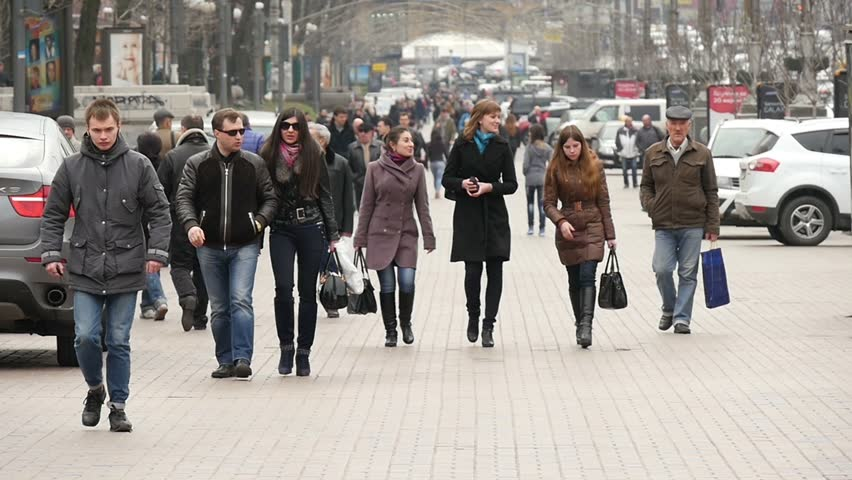
#> input picture W11/data/people01.jpg, 852 x 480 px
$ jupyter execute --allow-errors 03-hog.ipynb
#> lines starting #> are read from the running program, lines starting #| are printed output that depends on the picture
[cell 1]
import requests
from IPython.core.display import HTML
HTML(f"""
<style>
</style>
""")

# Gradient image features: Histogram of Oriented Gradients (HoG) introduction

**Overview**
This exercise introduces image gradient extraction and demonstrates how to compute Histogram of Oriented Gradients (HoG) features on a sample image. The extracted HoG features will be used in later exercises for classification.

<article class="message">
    <div class="message-body">
        <strong>List of individual tasks</strong>
        <ul style="list-style: none;">
            <li>
            <a href="#descriptor">Task 1: Calculate the HoG descriptor</a>
            </li>
            <li>
            <a href="#test1">Task 2: Reflect</a>
            </li>
            <li>
            <a href="#test">Task 3: Visualizing and understanding the HoG de…</a>
            </li>
            <li>
            <a href="#test2">Task 4: Reflect</a>
            </li>
            <li>
            <a href="#compare_images">Task 5: Comparing HoG Features</a>
            </li>
            <li>
            <a href="#compare_images1">Task 6: Evaluating HoG Features</a>
            </li>
            <li>
            <a href="#interpretation">Task 7: Interpretation/ Understanding questions</a>
            </li>
            <li>
            <a href="#interpretation1">Task 8: Interpretation/ Understanding questions</a>
            </li>
        </ul>
    </div>
</article>

The cell below loads a sample image.

[cell 2]
## load input image
import matplotlib.pyplot as plt
import numpy as np
from skimage.feature import hog
from skimage import data, exposure


fn =  "./data/people01.jpg"
image = plt.imread(fn)
#> image is the input picture: shape (480, 852, 3); mean R, G, B 152.3, 146.7, 141.6
print(image.shape)
#| (480, 852, 3)

#> (the rest of this cell did not finish here and is left out)

The following section:
- Introduces the [HoG descriptor](https://en.wikipedia.org/wiki/Histogram_of_oriented_gradients)

- Shows how to calculate a HoG featues for an image including a visualization of the HoG descriptor.

## Overview of Histogram of Oriented Gradients (HoG) Algorithm
The Histogram of Oriented Gradients (HoG) is a feature descriptor used to detect objects in images.
The function [skimage.feature.HoG](https://scikit-image.org/docs/stable/api/skimage.feature.html<elem-3>.feature.HoG)
 computes
the HoG features. It also returns the feature descriptor vector (`fd`
), in which its
size is equal to the number of: Bins $\times$ Block Columns
$\times$ Block Rows $\times$ Cells in the Block.
The process involves the following stages:
**1. Preprocessing / Smoothing:**

Initially, the image undergoes a global intensity normalization to diminish the effects of lighting. A common technique involves gamma (power-law) transformation of pixels, which can be achieved by calculating the square root or logarithm of each color channel. This stage helps in reducing the impact of local shadowing and highlights variations since the image texture strength is generally related to the local surface illumination.\\
\\
**2. Calculation of Image Gradients:**

This stage focuses on computing image gradients. The standard procedure is to either convert the image to grayscale or use the most prominent color channel.
**Info**
This step was implemented by us in the first part of the exercise. \\
\\

**3. Creation of Cells and Calculation of normalized Histograms:**

The objective is to create an encoding of local gradients. This involves partitioning the image window into smaller spatial cells. Each cell creates a histogram of image gradient orientations and performs various steps to normalize intensities and histograms. \\
**4. Compilation of Feature Vector:**

The HoG feature is constructed by concatenating the histograms for each cell into a combined vector. \\

---
**Task 1 (easy): Calculate the HoG descriptor👩‍💻**
1. Run the cell below to calculate and plot the HoG descriptor.

---

[cell 3]
# load new image
image1 = data.astronaut()[:270,100:320]
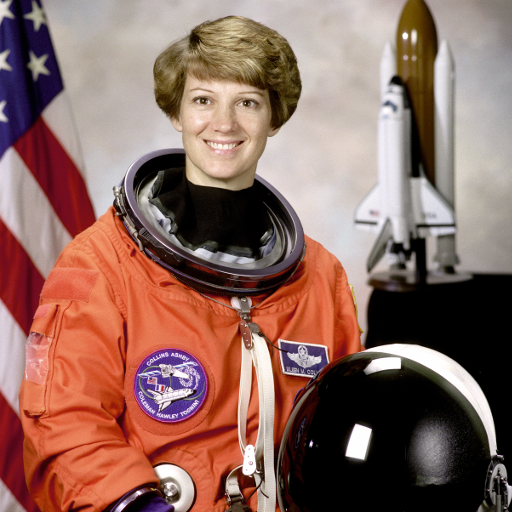
#> input picture skimage.data.astronaut(), 512 x 512 px
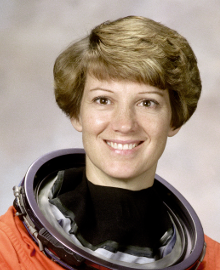
#> image1: shape (270, 220, 3); mean R, G, B 148.5, 130.6, 117.9
print(image1.shape)
#| (270, 220, 3)

feature_vector=True,
bins = 8
pixels_per_cell = 16
cells_per_block = 4

(fd1, HoG_feat1) = hog(
    image1,
    orientations=bins,
    pixels_per_cell=(pixels_per_cell, pixels_per_cell),
    cells_per_block=(cells_per_block, cells_per_block),
    block_norm="L2",
    visualize=True,
    feature_vector=True,
    channel_axis=-1
)
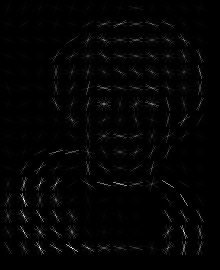
#> HoG_feat1: shape (270, 220) float64; min 0, max 68.85, mean 1.1; drawn with min black and max white
#> fd1 = 16640 values, max 0.717 at index 14860, min 0 at index 12411, mean 0.0553
HoG_feat1 = HoG_feat1.astype("uint8")
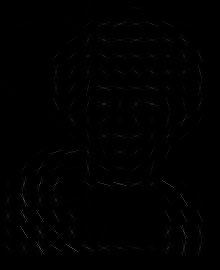
#> HoG_feat1: shape (270, 220); min 0, max 68, mean 0.9


# after implementation of the HoG function, run the following plot
#> (the rest of this cell did not finish here and is left out)

---
**Task 2 (easy): Reflect💡**
1. What charaterizes the local histograms and the HoG feature combined?

---

[cell 4]
#Write your reflections here..
# What characterizes the local histograms?
# The eyes look like each other, so we have an idea of what are the eyes. We know where she is in the image, the HoG helps us see
# the outline, ergo we disregard the background. Very usefull edge detection.
# The number of bins decide how fine the

---
**Task 3 (easy): Visualizing and understanding the HoG descriptor👩‍💻**
Change the parameters of the HoG descriptor and visualize how the feature descriptor changes.
1. Change the parameters for the HoG descriptor:

- the number of bins
- the number of pixels per cell
- the number of cells per block

and visually observe how the dimensionality and the features change.
2. The following cell loads an image of a cat. Calculate the HoG descriptor of the cat image.

---

[cell 5]
image2 = data.cat()[:270,:440:2]
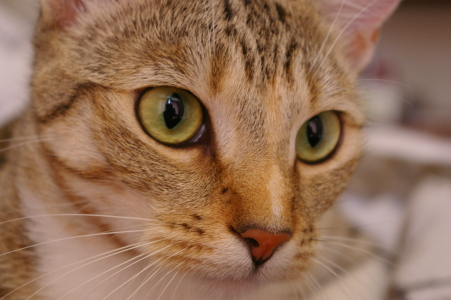
#> input picture skimage.data.cat(), 451 x 300 px
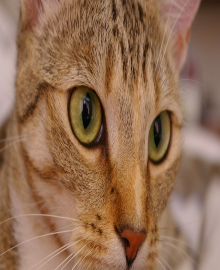
#> image2: shape (270, 220, 3); mean R, G, B 146.3, 109.6, 83.4
print(image2.shape)
#| (270, 220, 3)

bins = 8
pixels_per_cell = 12
cells_per_block = 4

fd2,HoG_feat2 = hog(
    image2,
    orientations=bins,
    pixels_per_cell=(pixels_per_cell, pixels_per_cell),
    cells_per_block=(cells_per_block, cells_per_block),
    block_norm="L2",
    visualize=True,
    feature_vector=True,
    channel_axis=-1
) # replace this with HoG feature results. fd is the feature vector and HoG_image is the visualization of the calculated gradients.
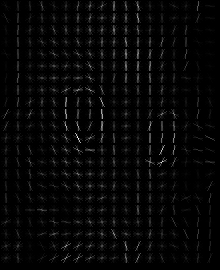
#> HoG_feat2: shape (270, 220) float64; min 0, max 54.33, mean 1.5; drawn with min black and max white


HoG_feat2 = HoG_feat2.astype("uint8")
# after implementation of the HoG function, run the following plot
#> (the rest of this cell did not finish here and is left out)

---
**Task 4 (easy): Reflect💡**
1. What charaterizes the local histograms and the HoG feature combined?

---

[cell 6]
#Write your reflections here...
# Nr. bins
# The number of bins tell us how fine grained the histograms should be.
# Changing bins to 16 made the image much more fine grained.
# Changing the number of bins to two the histograms are more simple, and we cannot
# tell anything about the HoG image. If only two bins then we have one bin from 0 to 180
# and one from 180 to 360. Adding more bins doesn't always help us analysing the image
# since a lot of small lines makes the HoG more blurry.

# Nr. pixels pr cell
# This is how many pixels there should be in the cell that the histograms are made from
# using more pixels pr cells means that a bigger part of the image is used to make
# histograms and we therefore get less accurate histograms, because they have to
# analyse a lot more picture. Having a few pixels pr cell means we have a smaller
# part of the picture to analyse. So the cells will look a lot like each other. This
# is good for edge detection, but we are not able to see any features. We also get
# a lot of noise from the background that we are not interested in. We only get details
# about her face from shades. Having few pixels pr cell the we don't get enough info from
# the histogram to analyse the image.

# Nr. cells pr. block
# A block is four cells together. Changing the number of cells per block doesn't
# change the HoG. This might be because there a not that big light differences. Block normalization is used to help that abrubt changes in contrast are smoothend
# It can help if there is shade on the face, then block normalization makes sure that a sharp edges isn't created in the face.

# for the cat image 12 pixels pr cells gives us a better HoG

---
**Task 5 (easy): Comparing HoG Features👩‍💻**
This task is about comparing HoG features of two different images.
1. Change the parameters of the HoG descriptor and visually compare the HoG features.
2. Calculate the normalized (use `np.linalg.norm`
 to normalize vectors) scalar product between the two feature vectors `fd1`
 and `fd2`
.     - What is the scalar product between two feature vectors? (compare it to the value of 1 )
    - Repeat the calculation for multiple HoG filter parameters, and describe how these parameters influence the result.

**Hint**
Set `feature_vector`
=True in `HoG`

3. Based on the cosine similarity (normalized inner product), explain how HoG features can be used to classify different images of cat/humans.

---

#> (a cell that did not finish here is left out)

[cell 8]
#Write your reflections here...

---
**Task 6 (easy): Evaluating HoG Features💡**
This task will compare two HoG features of different images.
1. What is the scalar product between two feature vectors? (compare it to the value of 1 )
2. Repeat the calculation for multiple HoG filter settings, notice a difference?

**Hint**
Set `feature_vector`
=True in `HoG`

3. Based on the cosine similarity (normalized inner product), explain how HoG features can be used to classify different images of cat/humans.

---

[cell 9]
#Write your reflections here...

---
**Task 7 (medium): Interpretation/ Understanding questions👩‍💻**
Select several images from the dataset (`peopleXY.jpg`
) and visually compare the HoG features of people and non-people images.
1. Run the cell below to visualizes the HoG features

---

[cell 10]
# load new image
fn =  "./data/people01.jpg"
image = plt.imread(fn)
print(image.shape)
#| (480, 852, 3)

feature_vector=True,
bins = 8
pixels_per_cell = 16
cells_per_block = 4

# Compute HoG.
(fd, HoG_feat) = hog(
    image,
    orientations=bins,
    pixels_per_cell=(pixels_per_cell, pixels_per_cell),
    cells_per_block=(cells_per_block, cells_per_block),
    block_norm="L2",
    visualize=True,
    feature_vector=False,
    channel_axis=-1
)
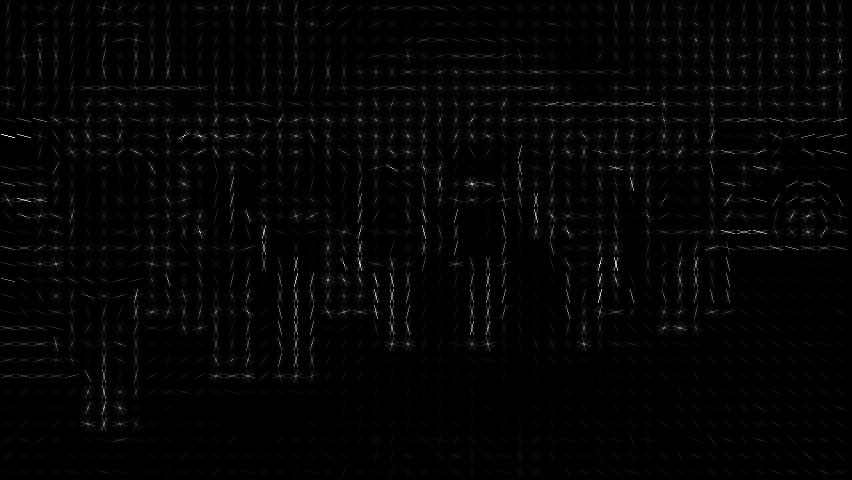
#> HoG_feat: shape (480, 852) float64; min 0, max 62.49, mean 1.1; drawn with min black and max white
HoG_feat = HoG_feat.astype("uint8")
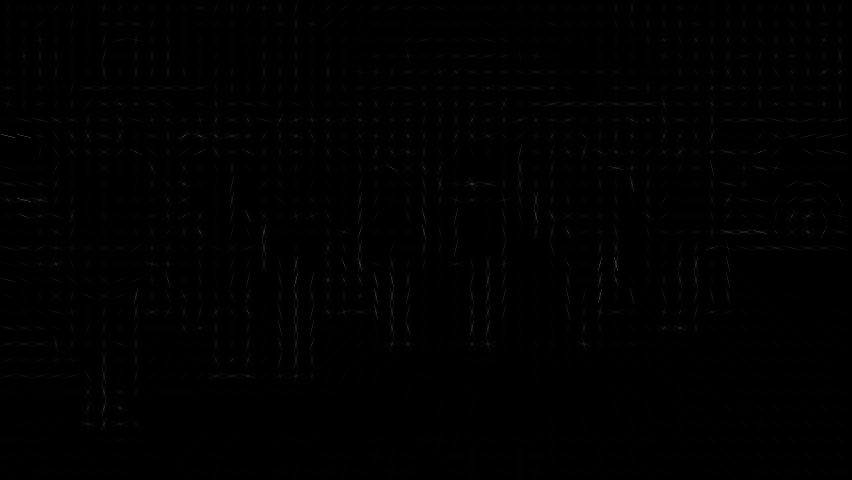
#> HoG_feat: shape (480, 852); min 0, max 62, mean 0.9


print(f' HoG feature vector shape: {fd.shape}')
#|  HoG feature vector shape: (27, 50, 4, 4, 8)
print(f' HoG feature vector shape after vectorization: {fd.reshape(-1).shape}')
#|  HoG feature vector shape after vectorization: (172800,)

#> (the rest of this cell did not finish here and is left out)

$ run again, with W11/data/people02.jpg copied over W11/data/people01.jpg
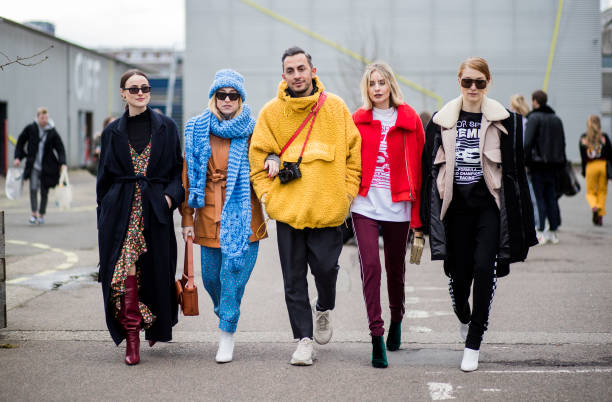
#> input picture W11/data/people02.jpg, 612 x 402 px
#> image is the input picture: shape (402, 612, 3); mean R, G, B 139.8, 130.9, 129.4
#| (402, 612, 3)
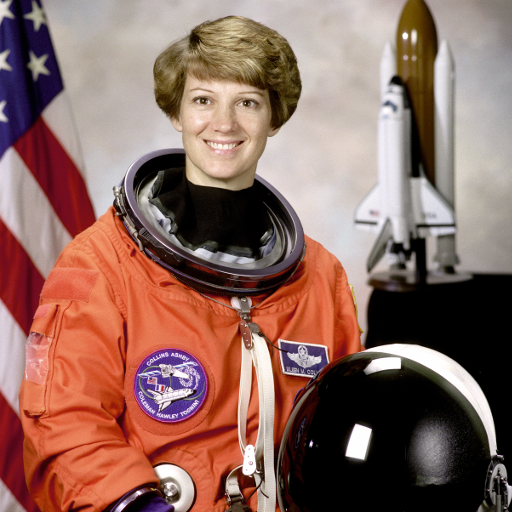
#> input picture skimage.data.astronaut(), 512 x 512 px
#| (270, 220, 3)
#> fd1 = 16640 values, max 0.717 at index 14860, min 0 at index 12411, mean 0.0553
#| (270, 220, 3)
#| (402, 612, 3)
#> `(fd, HoG_feat) = hog( image, orientations=bins, pixels_per_cell=(pixel..`:
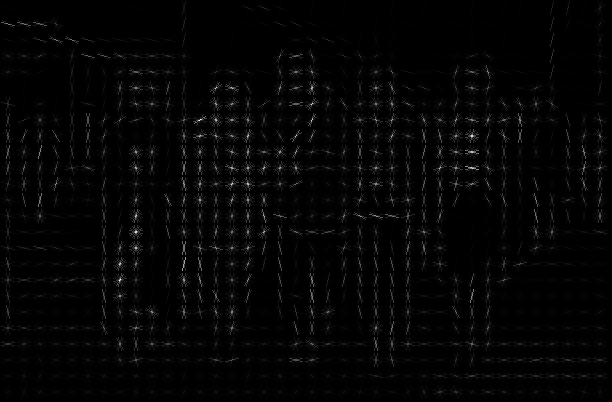
#> HoG_feat: shape (402, 612) float64; min 0, max 67.84, mean 1.3; drawn with min black and max white
#|  HoG feature vector shape: (22, 35, 4, 4, 8)
#|  HoG feature vector shape after vectorization: (98560,)

$ run again, with W11/data/people03.jpg copied over W11/data/people01.jpg
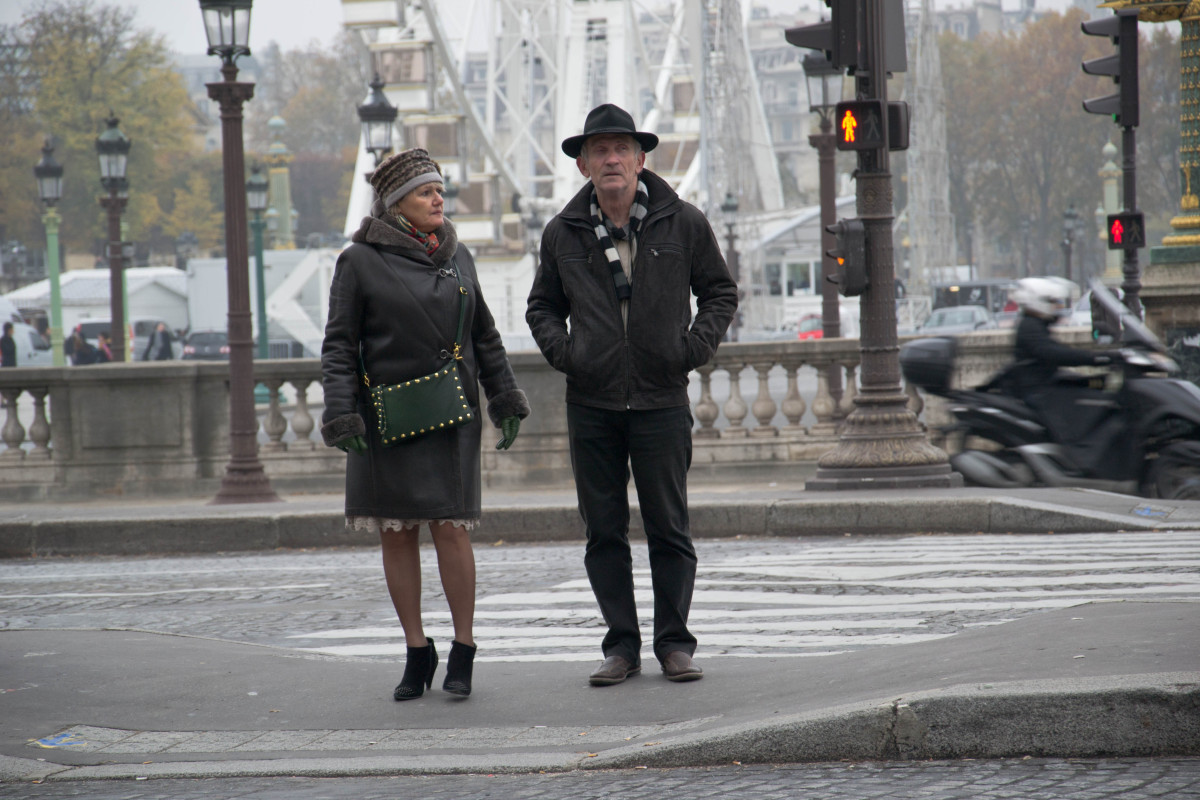
#> input picture W11/data/people03.jpg, 1200 x 800 px
#> image is the input picture: shape (800, 1200, 3); mean R, G, B 122, 121.5, 121.2
#| (800, 1200, 3)
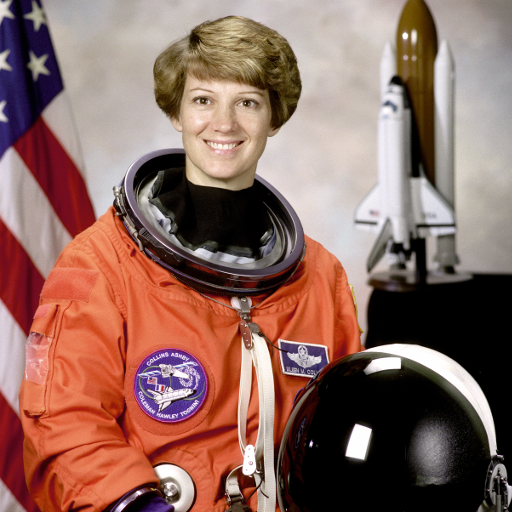
#> input picture skimage.data.astronaut(), 512 x 512 px
#| (270, 220, 3)
#> fd1 = 16640 values, max 0.717 at index 14860, min 0 at index 12411, mean 0.0553
#| (270, 220, 3)
#| (800, 1200, 3)
#> `(fd, HoG_feat) = hog( image, orientations=bins, pixels_per_cell=(pixel..`:
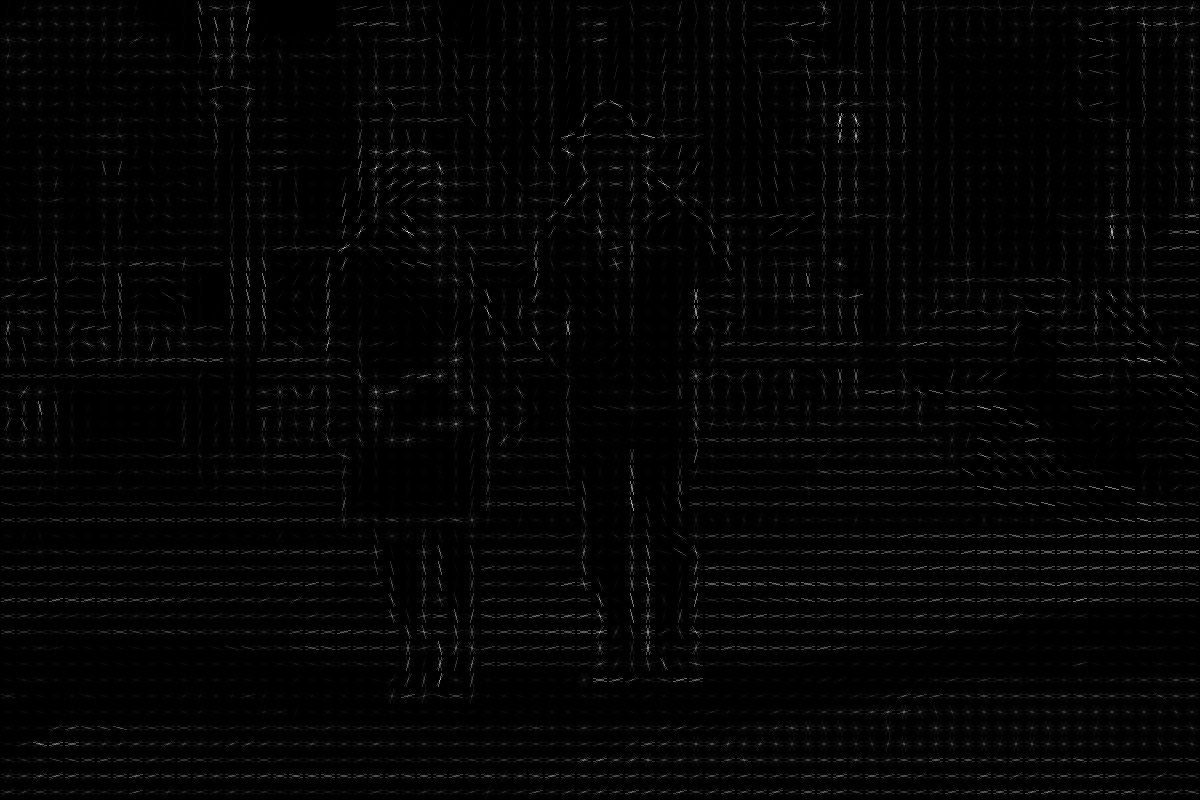
#> HoG_feat: shape (800, 1200) float64; min 0, max 45.44, mean 0.8; drawn with min black and max white
#|  HoG feature vector shape: (47, 72, 4, 4, 8)
#|  HoG feature vector shape after vectorization: (433152,)
